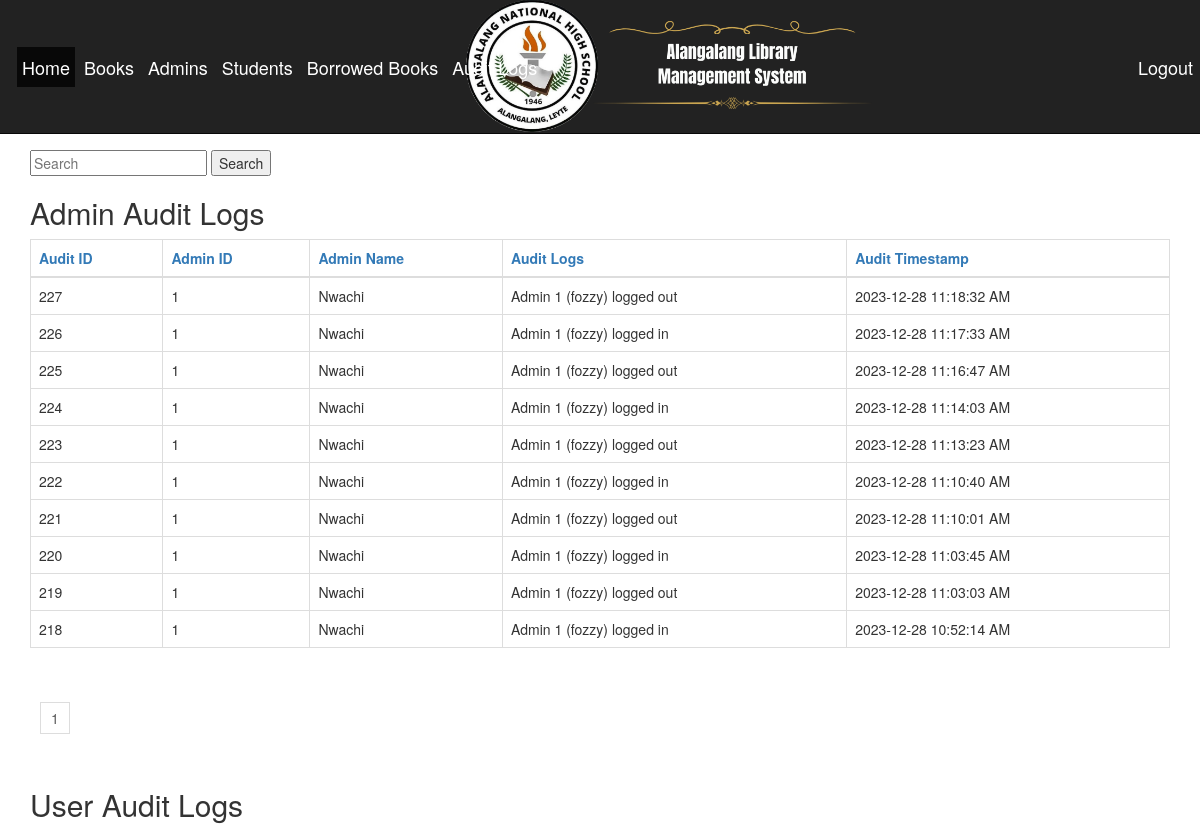
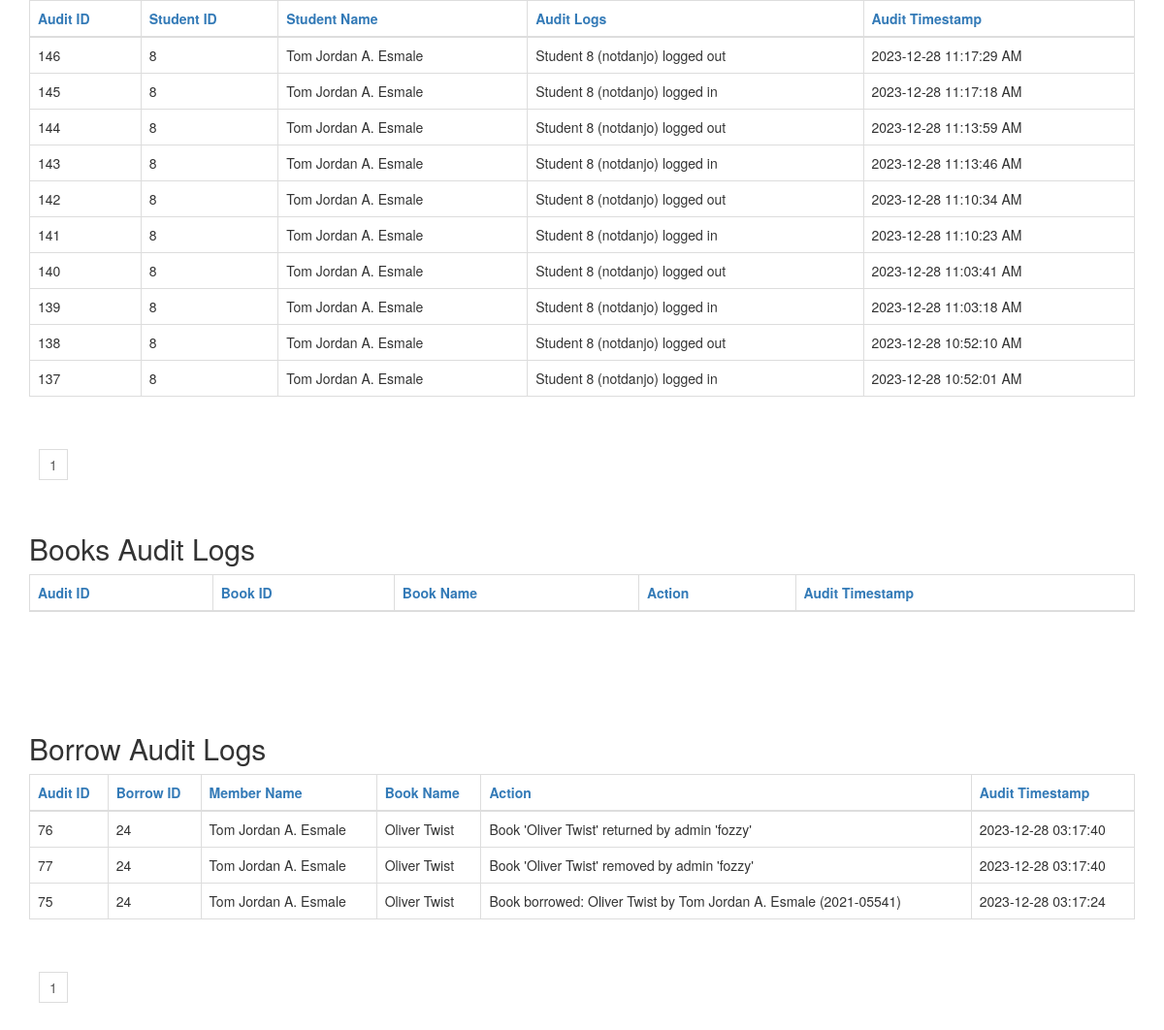
The page /audit_logs.php (signed in) on the database its author committed (2 pictures, top to bottom).
### tables this page shows
CREATE TABLE `audit_logs_admin` (
  `audit_id` int(100) NOT NULL,
  `adminId` int(11) NOT NULL,
  `audit_logs` varchar(100) NOT NULL,
  `audit_timestamp` datetime NOT NULL DEFAULT current_timestamp()
);

CREATE TABLE `audit_logs_user` (
  `audit_id` int(100) NOT NULL,
  `studentId` int(11) NOT NULL,
  `audit_logs` varchar(100) NOT NULL,
  `audit_timestamp` datetime NOT NULL DEFAULT current_timestamp()
);

CREATE TABLE `students` (
  `studentId` int(11) NOT NULL,
  `matric_no` varchar(30) NOT NULL,
  `password` varchar(150) NOT NULL,
  `username` varchar(150) NOT NULL,
  `email` varchar(60) NOT NULL,
  `dept` varchar(60) NOT NULL,
  `numOfBooks` int(11) NOT NULL,
  `moneyOwed` varchar(20) NOT NULL,
  `photo` text NOT NULL,
  `phoneNumber` varchar(11) NOT NULL,
  `name` varchar(60) NOT NULL
);

CREATE TABLE `audit_logs_borrow` (
  `auditId_borrow` int(11) NOT NULL,
  `borrowId` int(11) NOT NULL,
  `action` varchar(255) NOT NULL,
  `audit_timestamp` timestamp NOT NULL DEFAULT current_timestamp() ON UPDATE current_timestamp(),
  `memberName` varchar(255) DEFAULT NULL,
  `bookName` varchar(255) DEFAULT NULL
);

### audit_logs.php (the view, shortened to what this page needs)
<?php
require 'includes/db-inc.php';
include "includes/header.php";
$search_query = isset($_GET['search_query']) ? $_GET['search_query'] : '';
$sort_admin = isset($_GET['sort_admin']) ? $_GET['sort_admin'] : 'audit_id';
$sort_borrow = isset($_GET['sort_borrow']) ? $_GET['sort_borrow'] : 'auditId_borrow';
$direction = isset($_GET['direction']) && $_GET['direction'] == 'desc' ? 'desc' : 'asc';
$results_per_page = 10;
$page = isset($_GET['page']) ? (int)$_GET['page'] : 1;
$start = ($page - 1) * $results_per_page;
$sql_admin = "SELECT audit_logs_admin.*, admin.adminName FROM audit_logs_admin JOIN admin ON audit_logs_admin.adminId = admin.adminId WHERE (admin.adminName LIKE '%" . $search_query . "%' OR audit_logs_admin.audit_logs LIKE '%" . $search_query . "%' OR audit_logs_admin.audit_id LIKE '%" . $search_query . "%' OR audit_logs_admin.adminId LIKE '%" . $search_query . "%') ORDER BY audit_logs_admin.audit_timestamp DESC, $sort_admin $direction LIMIT $start, $results_per_page";
$query_admin = mysqli_query($conn, $sql_admin);
$sql_user = "SELECT audit_logs_user.*, students.name FROM audit_logs_user JOIN students ON audit_logs_user.studentId = students.studentId WHERE (students.name LIKE '%" . $search_query . "%' OR audit_logs_user.audit_logs LIKE '%" . $search_query . "%' OR audit_logs_user.audit_id LIKE '%" . $search_query . "%' OR audit_logs_user.studentId LIKE '%" . $search_query . "%') ORDER BY audit_logs_user.audit_id DESC, audit_logs_user.audit_timestamp DESC LIMIT $start, $results_per_page";
$query_user = mysqli_query($conn, $sql_user);
$sql_borrow = "SELECT * FROM audit_logs_borrow WHERE (action LIKE '%" . $search_query . "%' OR auditId_borrow LIKE '%" . $search_query . "%' OR borrowId LIKE '%" . $search_query . "%') ORDER BY audit_timestamp DESC, $sort_borrow $direction LIMIT $start, $results_per_page";
$query_borrow = mysqli_query($conn, $sql_borrow);
?>
<div class="container">
    <?php include "includes/nav.php"; ?>
    <form action="" method="GET">
        <input type="text" name="search_query" placeholder="Search">
        <input type="submit" value="Search">
    </form>
    <h2>Admin Audit Logs</h2>
    <table class="table table-bordered">
        <thead>
            <tr>
                <th><a href="?sort_admin=audit_id&direction=<?php echo $direction == 'asc' ? 'desc' : 'asc'; ?>">Audit ID</a></th>
                <th><a href="?sort=audit_id&direction=<?php echo $direction == 'asc' ? 'desc' : 'asc'; ?>">Admin ID</a></th>
                <th><a href="?sort=audit_id&direction=<?php echo $direction == 'asc' ? 'desc' : 'asc'; ?>">Admin Name</a></th>
                <th><a href="?sort=audit_id&direction=<?php echo $direction == 'asc' ? 'desc' : 'asc'; ?>">Audit Logs</a></th>
                <th><a href="?sort=audit_id&direction=<?php echo $direction == 'asc' ? 'desc' : 'asc'; ?>">Audit Timestamp</a></th>
            </tr>
        </thead>
        <tbody>
            <?php while ($row = mysqli_fetch_array($query_admin)) {
                $auditTimestamp = date_create($row['audit_timestamp']);
                $auditTimestampFormatted = date_format($auditTimestamp, 'Y-m-d h:i:s A');
            ?>
                <tr>
                    <td><?php echo $row['audit_id']; ?></td>
                    <td><?php echo $row['adminId']; ?></td>
                    <td><?php echo $row['adminName']; ?></td>
                    <td><?php echo $row['audit_logs']; ?></td>
                    <td><?php echo $auditTimestampFormatted; ?></td>
                </tr>
            <?php } ?>
        </tbody>
    </table>
    <div class="pagination">
        <?php
        $total_results = mysqli_num_rows($query_admin);
        $total_pages = ceil($total_results / $results_per_page);
        for ($i = 1; $i <= $total_pages; $i++) {
            echo "<a href='audit_logs.php?page=" . $i . "'>" . $i . "</a> ";
        }
        ?>
    </div>
    <h2>User Audit Logs</h2>
    <table class="table table-bordered">
        <thead>
            <tr>
                <th><a href="?sort_admin=audit_id&direction=<?php echo $direction == 'asc' ? 'desc' : 'asc'; ?>">Audit ID</a></th>
                <th><a href="?sort=audit_id&direction=<?php echo $direction == 'asc' ? 'desc' : 'asc'; ?>">Student ID</a></th>
                <th><a href="?sort=audit_id&direction=<?php echo $direction == 'asc' ? 'desc' : 'asc'; ?>">Student Name</a></th>
                <th><a href="?sort=audit_id&direction=<?php echo $direction == 'asc' ? 'desc' : 'asc'; ?>">Audit Logs</a></th>
                <th><a href="?sort=audit_id&direction=<?php echo $direction == 'asc' ? 'desc' : 'asc'; ?>">Audit Timestamp</a></th>
            </tr>
        </thead>
        <tbody>
            <?php while ($row = mysqli_fetch_array($query_user)) {
                $auditTimestamp = date_create($row['audit_timestamp']);
                $auditTimestampFormatted = date_format($auditTimestamp, 'Y-m-d h:i:s A'); ?>
                <tr>
                    <td><?php echo $row['audit_id']; ?></td>
                    <td><?php echo $row['studentId']; ?></td>
                    <td><?php echo $row['name']; ?></td>
                    <td><?php echo $row['audit_logs']; ?></td>
                    <td><?php echo $auditTimestampFormatted; ?></td>
                </tr>
            <?php } ?>
        </tbody>
    </table>
    <div class="pagination">
        <?php
        $total_results = mysqli_num_rows($query_user);
        $total_pages = ceil($total_results / $results_per_page);
        for ($i = 1; $i <= $total_pages; $i++) {
            echo "<a href='audit_logs.php?page=" . $i . "'>" . $i . "</a> ";
        }
        ?>
    </div>
    <h2>Books Audit Logs</h2>
    <table class="table table-bordered">
        <thead>
            <tr>
                <th><a href="?sort_admin=auditId_books&direction=<?php echo $direction == 'asc' ? 'desc' : 'asc'; ?>">Audit ID</a></th>
                <th><a href="?sort=audit_id&direction=<?php echo $direction == 'asc' ? 'desc' : 'asc'; ?>">Book ID</a></th>
                <th><a href="?sort=audit_id&direction=<?php echo $direction == 'asc' ? 'desc' : 'asc'; ?>">Book Name</a></th>
                <th><a href="?sort=audit_id&direction=<?php echo $direction == 'asc' ? 'desc' : 'asc'; ?>">Action</a></th>
                <th><a href="?sort=audit_id&direction=<?php echo $direction == 'asc' ? 'desc' : 'asc'; ?>">Audit Timestamp</a></th>
            </tr>
        </thead>
    </table>
    <h2>Borrow Audit Logs</h2>
    <table class="table table-bordered">
        <thead>
            <tr>
                <th><a href="?sort_borrow=auditId_borrow&direction=<?php echo $direction == 'asc' ? 'desc' : 'asc'; ?>">Audit ID</a></th>
                <th><a href="?sort_borrow=borrowId&direction=<?php echo $direction == 'asc' ? 'desc' : 'asc'; ?>">Borrow ID</a></th>
                <th><a href="?sort_borrow=memberName&direction=<?php echo $direction == 'asc' ? 'desc' : 'asc'; ?>">Member Name</a></th>
                <th><a href="?sort_borrow=bookName&direction=<?php echo $direction == 'asc' ? 'desc' : 'asc'; ?>">Book Name</a></th>
                <th><a href="?sort_borrow=action&direction=<?php echo $direction == 'asc' ? 'desc' : 'asc'; ?>">Action</a></th>
                <th><a href="?sort_borrow=audit_timestamp&direction=<?php echo $direction == 'asc' ? 'desc' : 'asc'; ?>">Audit Timestamp</a>
                </th>
            </tr>
        </thead>
        <tbody>
            <?php while ($row = mysqli_fetch_array($query_borrow)) { ?>
                <tr>
                    <td><?php echo $row['auditId_borrow']; ?></td>
                    <td><?php echo $row['borrowId']; ?></td>
                    <td><?php echo $row['memberName']; ?></td>
                    <td><?php echo $row['bookName']; ?></td>
                    <td><?php echo $row['action']; ?></td>
                    <td><?php echo $row['audit_timestamp']; ?></td>
                </tr>
            <?php } ?>
        </tbody>
    </table>
    <div class="pagination">
        <?php
        $total_results = mysqli_num_rows($query_borrow);
        $total_pages = ceil($total_results / $results_per_page);
        for ($i = 1; $i <= $total_pages; $i++) {
            echo "<a href='audit_logs.php?page=" . $i . "'>" . $i . "</a> ";
        }
        ?>
    </div>
</div>

### css/style.css (style rules this page uses)
body { overflow-x: hidden; padding-top: 150px; }
.pagination { text-align: center; padding: 20px 0; }
.pagination a { color: #5a5a5a; text-decoration: none; margin: 0 10px; padding: 5px 10px; border: 1px solid #ddd; transition: background-color .3s; }

### rows shown on the page
audit_logs_admin: audit_id "227", adminId "1", adminId.adminName "Nwachi", audit_logs "Admin 1 (fozzy) logged out", audit_timestamp "2023-12-28 11:18:32 AM"
audit_logs_admin: audit_id "226", adminId "1", adminId.adminName "Nwachi", audit_logs "Admin 1 (fozzy) logged in", audit_timestamp "2023-12-28 11:17:33 AM"
audit_logs_admin: audit_id "225", adminId "1", adminId.adminName "Nwachi", audit_logs "Admin 1 (fozzy) logged out", audit_timestamp "2023-12-28 11:16:47 AM"
audit_logs_admin: audit_id "224", adminId "1", adminId.adminName "Nwachi", audit_logs "Admin 1 (fozzy) logged in", audit_timestamp "2023-12-28 11:14:03 AM"
audit_logs_admin: audit_id "223", adminId "1", adminId.adminName "Nwachi", audit_logs "Admin 1 (fozzy) logged out", audit_timestamp "2023-12-28 11:13:23 AM"
audit_logs_admin: audit_id "222", adminId "1", adminId.adminName "Nwachi", audit_logs "Admin 1 (fozzy) logged in", audit_timestamp "2023-12-28 11:10:40 AM"
audit_logs_admin: audit_id "221", adminId "1", adminId.adminName "Nwachi", audit_logs "Admin 1 (fozzy) logged out", audit_timestamp "2023-12-28 11:10:01 AM"
audit_logs_admin: audit_id "220", adminId "1", adminId.adminName "Nwachi", audit_logs "Admin 1 (fozzy) logged in", audit_timestamp "2023-12-28 11:03:45 AM"
audit_logs_admin: audit_id "219", adminId "1", adminId.adminName "Nwachi", audit_logs "Admin 1 (fozzy) logged out", audit_timestamp "2023-12-28 11:03:03 AM"
audit_logs_admin: audit_id "218", adminId "1", adminId.adminName "Nwachi", audit_logs "Admin 1 (fozzy) logged in", audit_timestamp "2023-12-28 10:52:14 AM"
audit_logs_user: audit_id "146", studentId "8", studentId.name "Tom Jordan A. Esmale", audit_logs "Student 8 (notdanjo) logged out", audit_timestamp "2023-12-28 11:17:29 AM"
audit_logs_user: audit_id "145", studentId "8", studentId.name "Tom Jordan A. Esmale", audit_logs "Student 8 (notdanjo) logged in", audit_timestamp "2023-12-28 11:17:18 AM"
audit_logs_user: audit_id "144", studentId "8", studentId.name "Tom Jordan A. Esmale", audit_logs "Student 8 (notdanjo) logged out", audit_timestamp "2023-12-28 11:13:59 AM"
audit_logs_user: audit_id "143", studentId "8", studentId.name "Tom Jordan A. Esmale", audit_logs "Student 8 (notdanjo) logged in", audit_timestamp "2023-12-28 11:13:46 AM"
audit_logs_user: audit_id "142", studentId "8", studentId.name "Tom Jordan A. Esmale", audit_logs "Student 8 (notdanjo) logged out", audit_timestamp "2023-12-28 11:10:34 AM"
audit_logs_user: audit_id "141", studentId "8", studentId.name "Tom Jordan A. Esmale", audit_logs "Student 8 (notdanjo) logged in", audit_timestamp "2023-12-28 11:10:23 AM"
audit_logs_user: audit_id "140", studentId "8", studentId.name "Tom Jordan A. Esmale", audit_logs "Student 8 (notdanjo) logged out", audit_timestamp "2023-12-28 11:03:41 AM"
audit_logs_user: audit_id "139", studentId "8", studentId.name "Tom Jordan A. Esmale", audit_logs "Student 8 (notdanjo) logged in", audit_timestamp "2023-12-28 11:03:18 AM"
audit_logs_user: audit_id "138", studentId "8", studentId.name "Tom Jordan A. Esmale", audit_logs "Student 8 (notdanjo) logged out", audit_timestamp "2023-12-28 10:52:10 AM"
audit_logs_user: audit_id "137", studentId "8", studentId.name "Tom Jordan A. Esmale", audit_logs "Student 8 (notdanjo) logged in", audit_timestamp "2023-12-28 10:52:01 AM"
audit_logs_borrow: auditId_borrow "76", borrowId "24", memberName "Tom Jordan A. Esmale", bookName "Oliver Twist", action "Book 'Oliver Twist' returned by admin 'fozzy'", audit_timestamp "2023-12-28 03:17:40"
audit_logs_borrow: auditId_borrow "77", borrowId "24", memberName "Tom Jordan A. Esmale", bookName "Oliver Twist", action "Book 'Oliver Twist' removed by admin 'fozzy'", audit_timestamp "2023-12-28 03:17:40"
audit_logs_borrow: auditId_borrow "75", borrowId "24", memberName "Tom Jordan A. Esmale", bookName "Oliver Twist", action "Book borrowed: Oliver Twist by Tom Jordan A. Esmale (2021-05541)", audit_timestamp "2023-12-28 03:17:24"
